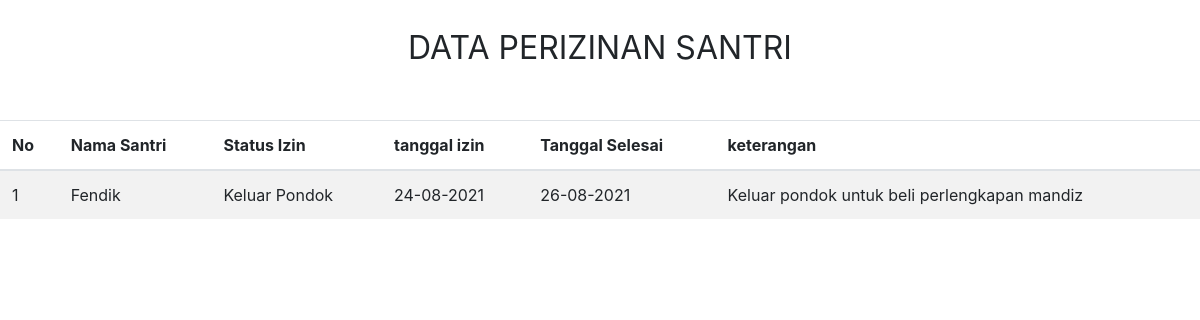
Page /index.php/admin/laporan/l_pz on the earlier database version.
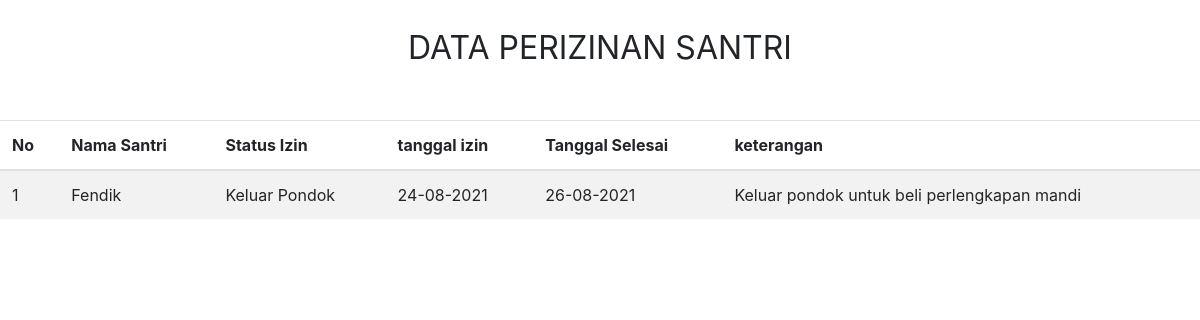
Same page on the later database version.
### tables this page shows
CREATE TABLE `perizinan` (
  `code_perizinan` varchar(125) NOT NULL,
  `nis_perizinan` varchar(125) NOT NULL,
  `status_perizinan` varchar(125) NOT NULL,
  `tgl_mulai` date NOT NULL,
  `tgl_selesai` date NOT NULL,
  `keterangan_izin` varchar(225) NOT NULL
);

CREATE TABLE `tb_dsantri` (
  `nis` varchar(50) NOT NULL,
  `nama` varchar(255) NOT NULL,
  `alamat` varchar(455) NOT NULL,
  `jk` varchar(25) NOT NULL,
  `tempat_lahir` varchar(25) NOT NULL,
  `tgl_lahir` date NOT NULL,
  `code_kamar` varchar(225) NOT NULL,
  `kelas` varchar(45) NOT NULL,
  `keterangan` varchar(255) NOT NULL,
  `foto` varchar(255) NOT NULL,
  `status` varchar(125) NOT NULL,
  `tempat_abituren` varchar(125) NOT NULL
);

### application/controllers/admin/laporan.php (called while the page is built, shortened)
<?php
class Laporan extends CI_Controller
{
	public function __construct()
	{
		$this->load->model('m_guru');
		$this->load->model('m_kamar');
		$this->load->model('m_extra');
		$this->load->model('m_konsulat');
		$this->load->model('m_pelanggaran');
		$this->load->model('m_dsantri');
	}
	public function l_pz()
	{
		$this->load->model('M_perizinan');
		$data['pel'] = $this->M_perizinan->get_perizinan();
		$this->load->view("admin/report/l_perizinan" , $data);
	}
}

### index.php (called while the page is built, shortened)
<?php
require_once BASEPATH.'core/CodeIgniter.php';

### application/models/M_perizinan.php (called while the page is built, shortened)
<?php
class M_perizinan extends CI_Model
{
    function get_perizinan()
    {
        $this->db->from('perizinan');
        $this->db->join('tb_dsantri','perizinan.nis_perizinan=tb_dsantri.nis');
        $query = $this->db->get();
		return $query->result();
    }
}

### application/views/admin/report/l_perizinan.php (the view, shortened to what this page needs)
<!DOCTYPE html>
<html lang="en">
<head>
    <link rel="stylesheet" href="<?= base_url('assets'); ?>/template/css/bootstrap.min.css">
</head>
<body onload="window.print()">
<br>
<center style="font-size:24pt;">DATA PERIZINAN SANTRI</center><br><br>
<table border="0" align="center" class="table table-striped">
<thead>
    <tr style="background-color:;height:">
         <th>No</th>
		<th>Nama Santri</th>
		<th>Status Izin</th>
		<th>tanggal izin</th>
        <th>Tanggal Selesai</th>
        <th>keterangan</th>
    </tr>
</thead>
    <?php $n = 1; foreach($pel as $l){ ?>
    <tr style="text-align:justify">
        <td><?= $n++; ?></td>
													<td><?= $l->nama ?></td>
													<td><?= $l->status_perizinan ?></td>
													<td><?= date("d-m-Y",strtotime($l->tgl_mulai)) ?> </td>
                                                    <td><?= date("d-m-Y",strtotime($l->tgl_selesai)) ?></td>
                                                    <td><?= $l->keterangan_izin ?></td>
    </tr>
    <?php } ?>
</table>
</body>
</html>

Differences in the rows shown:
changed perizinan "Keluar Pondok": keterangan_izin "Keluar pondok untuk beli perlengkapan mandiz" → "Keluar pondok untuk beli perlengkapan mandi"
